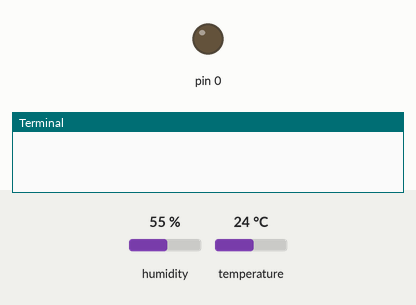
This program was run on a simulated Raspberry Pi (wiringPi pin numbers). Shown: output pins drawn as LEDs (lit = HIGH), the last lines printed to the terminal. The inputs (shaded band) are chosen by the test bench; at power-on: humidity 55 %, temperature 24 °C. Pin numbers are wiringPi numbers.

Above: at 0.1 s.
At 3.3 s:
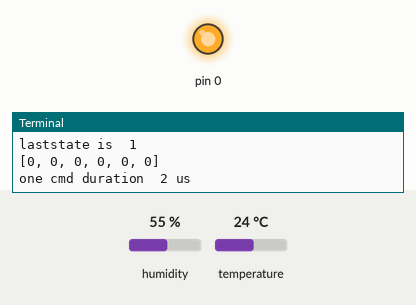
Timing chart, 0 to 4.8 s (numbered marks = the images above):
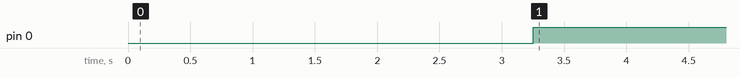

The program:

Grove_Temperature_Humidity.py
```python
import wiringpi2

wiringpi2.wiringPiSetup()

# how many timing transitions we need to keep track of. 2 * number bits + extra

MAXTIMINGS = 85

DHT11 = 11
DHT22 = 22
DHT21 = 21
AM2301 = 21

# input pin
#pin  = 0
#count = 15

class DHT():
    def __init__(self, pin, count):
        self._pin = pin
        self._count = count
        self.firstreading = True
        self._lastreadtime = long()
        self.data = [0 for i in range(6)]

    def begin(self):
        wiringpi2.pinMode(self._pin, 0)
        wiringpi2.digitalWrite(self._pin, 1)

    def readTemperature(self):
        pass

    def convertCtoF(self, c):
        return float(c * 9 /5 +32)

    def readHumidity(self):
        pass

    def read(self):
        laststate, counter, j, i = 1, 0, 0, 0
        currenttime = long()

        # pull the pin high and wait 250 milliseconds
        wiringpi2.digitalWrite(self._pin, 1)
        wiringpi2.delay(250)

        currenttime = wiringpi2.millis()
        if currenttime < self._lastreadtime:
            # ie there was a rollover
            self._currenttime = 0

        if False == self.firstreading and currenttime - self._lastreadtime < 2000:
            return True  # return last correct measure

        self.firstreading = False
        self._lastreadtime = wiringpi2.millis()
        print 'lastreadtime: ', self._lastreadtime, 'ms'

        data = [0 for i in range(6)]

        # now pull it low for ~20 milliseconds
        wiringpi2.pinMode(self._pin, 1)
        wiringpi2.digitalWrite(self._pin, 0)
        wiringpi2.delay(1)
        wiringpi2.digitalWrite(self._pin, 1)
        wiringpi2.delayMicroseconds(20)
        wiringpi2.pinMode(self._pin, 0)

        # read for timmings
        for i in range(85):
            counter = 0
            time1 = wiringpi2.micros()
            while laststate == wiringpi2.digitalRead(self._pin):
                counter += 1
#                print 'counter: ', counter, 'us'
                wiringpi2.delayMicroseconds(1)
                if counter == 255:
                    break
            print 'duration', wiringpi2.micros() - time1, 'us', 'counter has ', counter, ' times'
            laststate = wiringpi2.digitalRead(self._pin)
            print 'laststate is ', laststate
            if counter == 255:
                break
            if i >= 4 and i%2 == 0:
                data[j/8] <<= 1
                if counter > self._count:
                    data[j/8] |= 1
                j += 1

        if j >= 40 and data[4] == (data[0]+data[1]+data[2]+data[3]) & 0xFF :
            return True
        print data

        return False

    def test(self):
        time1 = wiringpi2.micros()
        duration = wiringpi2.micros() - time1
        print 'one cmd duration ',duration,  'us'
        wiringpi2.delay(1000)

if __name__=="__main__":
    dht = DHT(0, 60)
    wiringpi2.delay(2000)
    dht.begin()
    while True:
        dht.test()
        dht.read()
```

Measured:
- by itself, pin 0: LOW → HIGH at 3.3 s
